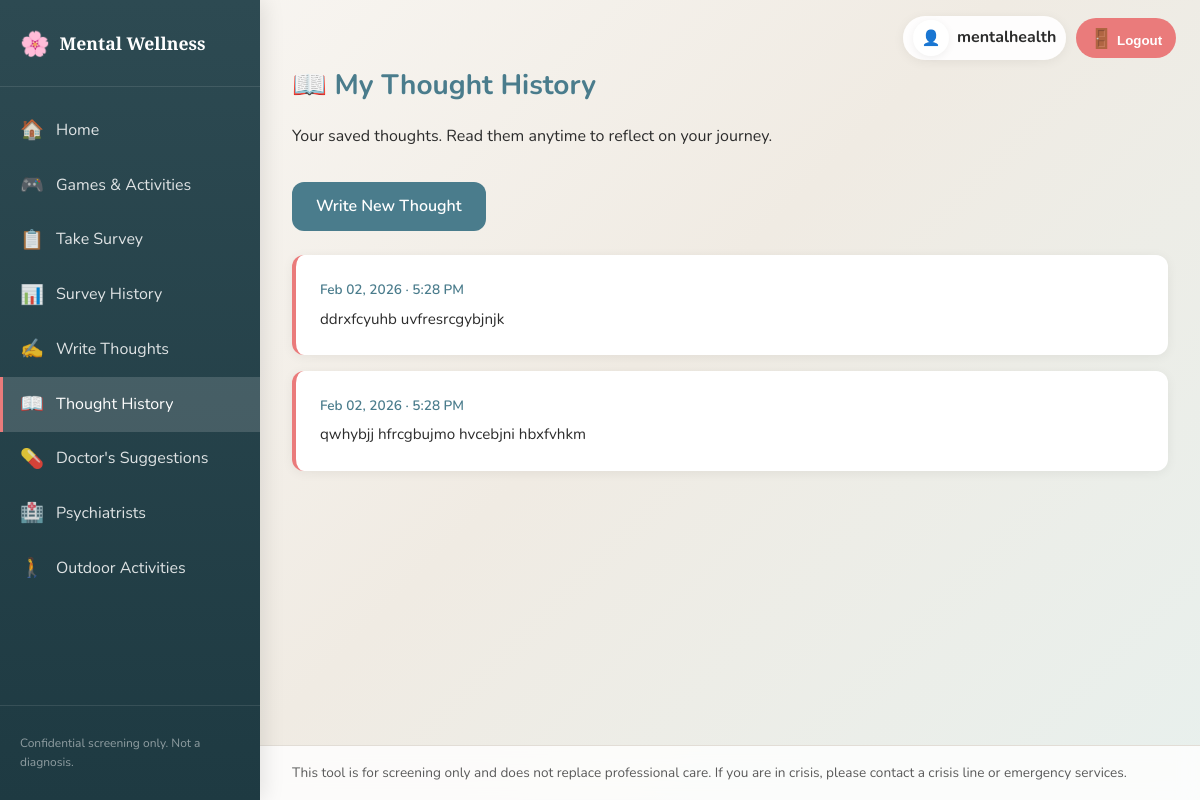
The app's page /thought-history/ (signed in) with its own data.
### wellness/models.py (models this page shows, shortened)
class ThoughtEntry(models.Model):
    user = models.ForeignKey(
        settings.AUTH_USER_MODEL,
        on_delete=models.CASCADE,
        related_name='thought_entries',
    )
    content = models.TextField()
    created_at = models.DateTimeField(auto_now_add=True)
    class Meta:
        ordering = ['-created_at']
        verbose_name_plural = 'Thought entries'

### wellness/views.py (the view)
# urls.py: path('thought-history/', views.thought_history, name='thought_history'),
@login_required
def thought_history(request):
    entries = ThoughtEntry.objects.filter(user=request.user).order_by('-created_at')[:100]
    return render(request, 'wellness/thought_history.html', {
        'entries': entries,
        'title': 'My Thought History',
    })

### wellness/context_processors.py (called while the page is built)
def wellness_context(request):
    is_doctor = False
    doctor_profile = None
    if request.user.is_authenticated:
        try:
            doctor_profile = DoctorProfile.objects.get(user=request.user)
            is_doctor = True
        except DoctorProfile.DoesNotExist:
            pass
    return {'is_doctor': is_doctor, 'doctor_profile': doctor_profile}

### wellness/templates/wellness/thought_history.html
{% extends "base.html" %}
{% block content %}
<section class="thought-history-page">
    <div class="page-hero">
        <h1>📖 My Thought History</h1>
        <p class="intro">Your saved thoughts. Read them anytime to reflect on your journey.</p>
    </div>
    <div class="thought-actions">
        <a href="{% url 'wellness:thought_journal' %}" class="btn btn-primary">Write New Thought</a>
    </div>
    {% if entries %}
    <ul class="thought-list">
        {% for entry in entries %}
        <li class="thought-card">
            <div class="thought-date">{{ entry.created_at|date:"M d, Y · g:i A" }}</div>
            <p class="thought-content">{{ entry.content }}</p>
        </li>
        {% endfor %}
    </ul>
    {% else %}
    <div class="empty-state">
        <p class="empty-icon">📝</p>
        <p>You haven't written any thoughts yet.</p>
        <a href="{% url 'wellness:thought_journal' %}" class="btn btn-primary">Start Writing</a>
    </div>
    {% endif %}
</section>
{% endblock %}

### templates/base.html (shortened to what this page needs)
<!DOCTYPE html>
<html lang="en">
<head>
    <link rel="stylesheet" href="/static/css/style.css">
</head>
<body>
    {% if user.is_authenticated %}
    <aside class="sidebar">
        <a href="{% if is_doctor %}{% url 'wellness:doctor_dashboard' %}{% else %}{% url 'wellness:home' %}{% endif %}" class="sidebar-logo">
            <span class="logo-icon">🌸</span>
            <span class="logo-text">Mental Wellness</span>
        </a>
        <nav class="sidebar-nav">
            {% if is_doctor %}
                <a href="{% url 'wellness:doctor_dashboard' %}" class="nav-link {% if request.resolver_match.url_name == 'doctor_dashboard' %}active{% endif %}">
                    <span class="nav-icon">🏠</span> Doctor Dashboard
                </a>
            {% else %}
                <a href="{% url 'wellness:home' %}" class="nav-link {% if request.resolver_match.url_name == 'home' %}active{% endif %}">
                    <span class="nav-icon">🏠</span> Home
                </a>
                <a href="{% url 'wellness:games' %}" class="nav-link {% if request.resolver_match.url_name == 'games' %}active{% endif %}">
                    <span class="nav-icon">🎮</span> Games & Activities
                </a>
                <a href="{% url 'wellness:survey' %}" class="nav-link {% if request.resolver_match.url_name == 'survey' %}active{% endif %}">
                    <span class="nav-icon">📋</span> Take Survey
                </a>
                <a href="{% url 'wellness:survey_history' %}" class="nav-link {% if request.resolver_match.url_name == 'survey_history' %}active{% endif %}">
                    <span class="nav-icon">📊</span> Survey History
                </a>
                <a href="{% url 'wellness:thought_journal' %}" class="nav-link {% if request.resolver_match.url_name == 'thought_journal' %}active{% endif %}">
                    <span class="nav-icon">✍️</span> Write Thoughts
                </a>
                <a href="{% url 'wellness:thought_history' %}" class="nav-link {% if request.resolver_match.url_name == 'thought_history' %}active{% endif %}">
                    <span class="nav-icon">📖</span> Thought History
                </a>
                <a href="{% url 'wellness:my_suggestions' %}" class="nav-link {% if request.resolver_match.url_name == 'my_suggestions' %}active{% endif %}">
                    <span class="nav-icon">💊</span> Doctor's Suggestions
                </a>
                <a href="{% url 'wellness:psychiatrists' %}" class="nav-link {% if request.resolver_match.url_name == 'psychiatrists' %}active{% endif %}">
                    <span class="nav-icon">🏥</span> Psychiatrists
                </a>
                <a href="{% url 'wellness:activities' %}" class="nav-link {% if request.resolver_match.url_name == 'activities' %}active{% endif %}">
                    <span class="nav-icon">🚶</span> Outdoor Activities
                </a>
            {% endif %}
        </nav>
        <div class="sidebar-footer">
            <p>Confidential screening only. Not a diagnosis.</p>
        </div>
    </aside>
    {% endif %}
    <div class="page-wrapper {% if not user.is_authenticated %}no-sidebar{% endif %}">
        {% if user.is_authenticated %}
        <header class="topbar">
            <div class="topbar-user">
                <span class="user-avatar">👤</span>
                <span class="username">{{ user.username }}</span>
            </div>
            <form method="post" action="{% url 'wellness:logout' %}" class="topbar-logout-form">
                <button type="submit" class="nav-link nav-logout-btn"><span class="nav-icon">🚪</span> Logout</button>
            </form>
        </header>
        {% endif %}
        <main class="main-content">
            {% block content %}{% endblock %}
        </main>
        <footer class="site-footer">
            <p>This tool is for screening only and does not replace professional care. If you are in crisis, please contact a crisis line or emergency services.</p>
        </footer>
    </div>
</body>
</html>

### records on screen
ThoughtEntry: created_at "Feb 02, 2026 · 5:28 PM", content "ddrxfcyuhb uvfresrcgybjnjk"
ThoughtEntry: created_at "Feb 02, 2026 · 5:28 PM", content "qwhybjj hfrcgbujmo hvcebjni hbxfvhkm"

### other values on screen
{{ user.username }} "mentalhealth"
